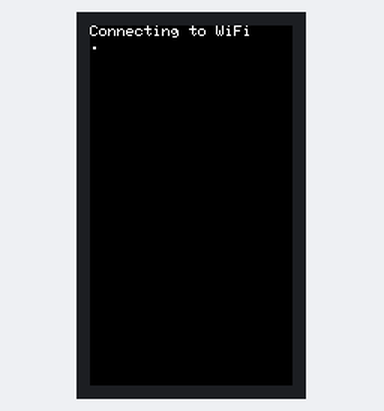
Simulated run of this sketch. Board: ESP32. On the bench: 135×240 colour display. WiFi joins after 1.5 s; servers stay silent unless stated.

Above: at 0.7 s.
At 1.8 s:
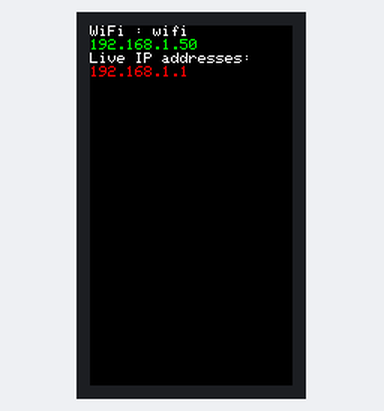
At 10.9 s:
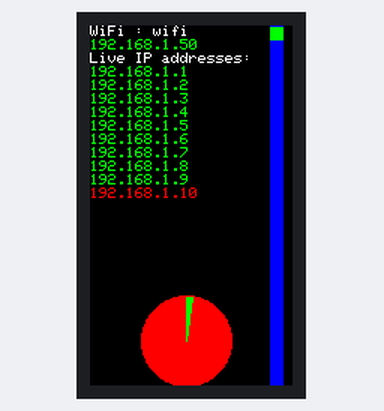
At 20.0 s:
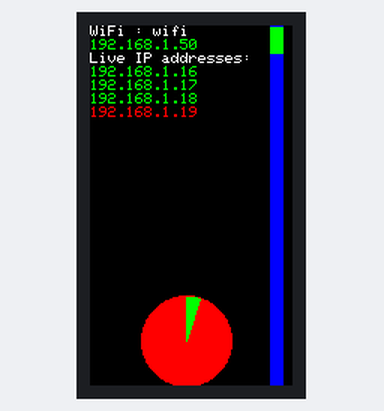
At 29.2 s:
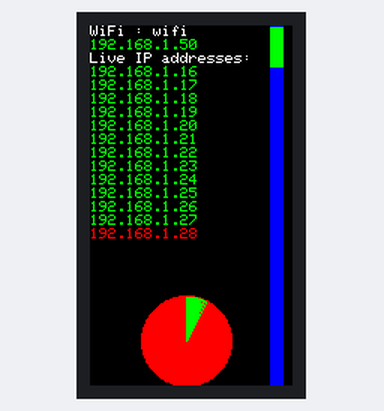
At 38.3 s:
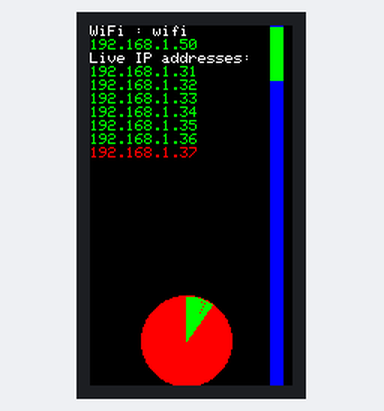

Measured:
- what the display in image 1 shows lasts 1.1 s, from 1.7 s to 2.8 s

The sketch:

ttgo_ping.ino
```cpp
#include <WiFi.h>
#include <ESP32Ping.h> // https://github.com/marian-craciunescu/ESP32Ping
#include <TFT_eSPI.h> // Graphics and font library for ST7735 driver chip
                      //https://github.com/Xinyuan-LilyGO/TTGO-T-Display
#include <SPI.h>

TFT_eSPI tft = TFT_eSPI();  // Invoke library, pins defined in User_Setup.h

const char* ssid     = "wifi";
const char* password = "password";

int button = 35;

int y,MAXy;
bool hosts[256];

void printline (String message) {
  tft.setCursor (0, y);
  tft.fillRect(0,y,80,20,TFT_BLACK);
  tft.print(message);
  y += 9;
  if (y > MAXy) y = 0;
}

void clearline () {
  y -= 9;
  tft.fillRect(0,y,80,20,TFT_BLACK);
}

String ip_to_string(IPAddress ip) {
  char buf[16];
  sprintf(buf, "%d.%d.%d.%d", ip[0], ip[1], ip[2], ip[3] );
  return (String(buf));
}

void setup() {
int ROTATION=0;

  if (ROTATION == 0) MAXy = 240;
  else MAXy = 128;

  tft.init();
  tft.setRotation(ROTATION);
  tft.fillScreen(TFT_BLACK);
  tft.setTextColor(TFT_WHITE);

  printline("Connecting to WiFi");
  WiFi.begin(ssid, password);

  tft.setCursor (0, y);
  while (WiFi.status() != WL_CONNECTED) {
    delay(500);
    tft.print(".");
  }
  pinMode(button, INPUT);
  scan();
}

void sidegraph() {
for (int i=0;i<256;i++)
    if (hosts[i]) tft.drawLine(120,i,128,i,TFT_GREEN);
    else tft.drawLine(120,i,128,i,TFT_BLUE);
}

void circlegraph() {
tft.fillCircle(64,210,30,TFT_RED);
for (int i=0;i<256;i++)
    if (hosts[i]) {
      float rad = (2 * 3.14 * i) / 360;
      int cx = (int)(sin(rad) * 30 );
      int cy = (int)(-cos(rad) * 30);
      tft.drawLine(64,210,64 + cx,210 + cy,TFT_GREEN);
    }
}
void scan() {
  IPAddress ip = WiFi.localIP();
  y = 0;
  tft.fillScreen(TFT_BLACK);
  printline("WiFi : " + String(ssid));
  tft.setTextColor(TFT_GREEN);
  printline ( ip_to_string(ip));
  tft.fillRect(0,27,80,133,TFT_BLACK);
  tft.setTextColor(TFT_WHITE);
  printline("Live IP addresses:");

  for (int i=1;i<255;i++) {
    ip[3] = i;
    tft.setTextColor(TFT_RED);
    printline(ip_to_string(ip));

    if(Ping.ping(ip,1)) {
      hosts[i] = 1;
      circlegraph();
      sidegraph();
      clearline();
      tft.setTextColor(TFT_GREEN);
      printline(ip_to_string(ip));
      } else {
      hosts[i] = 0;
      clearline();
      }
    if (y > 160) {
      y = 27;
      tft.fillRect(0,27,80,133,TFT_BLACK);
    }
   }
}
int print_hosts(int page) {
  // print live hosts page by page

  IPAddress ip = WiFi.localIP();
  int thispage = 0;
  bool printed = false;

      y = 27;
      tft.fillRect(0,27,80,133,TFT_BLACK);
      tft.setTextColor(TFT_GREEN);

      for (int i=1;i<255;i++) {
          ip[3] = i;
          if (hosts[i]) {
             if (thispage == page) {
              printline(ip_to_string(ip));
              printed = true;
             }
          else y += 9;

          if (y > 160) {
              thispage++;
              y = 27;
             }
          }
       }
       return (printed);
}

void loop() {
  static int page = 0;

    if (digitalRead(button) == LOW) {
      int printed = print_hosts(page++);
      if (!printed) {
        page = 0;
        print_hosts(page);
      }
    }
    delay (200);
  }
```
